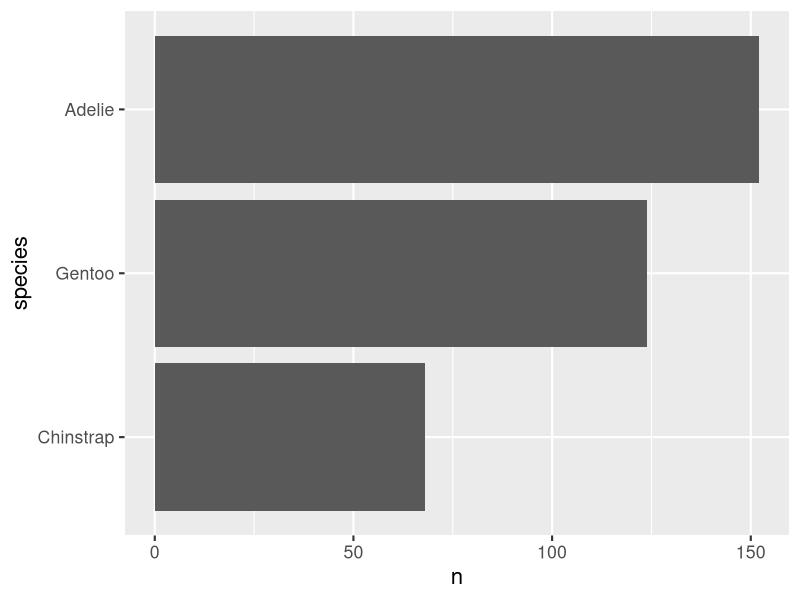
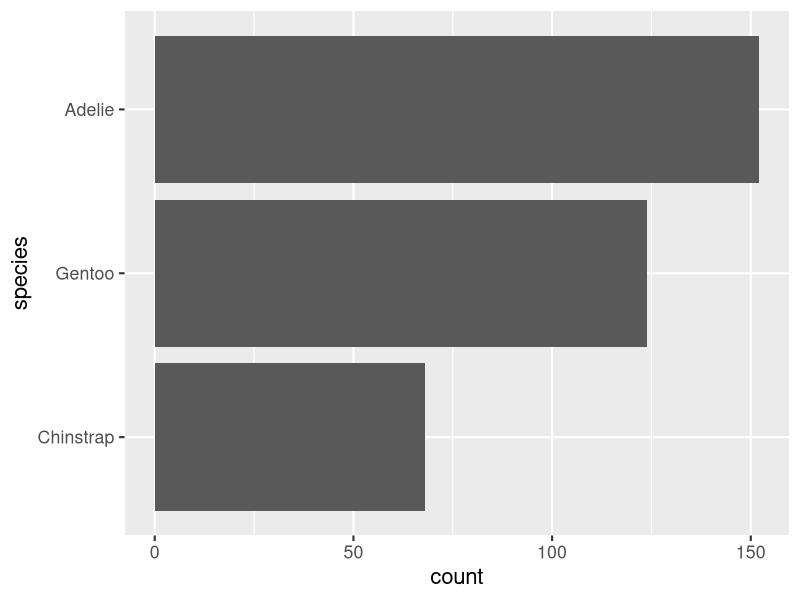

The R source for these figures, in order:
## ---- chunk 1
options(htmltools.dir.version = FALSE)
knitr::opts_chunk$set(comment = "")

library(tidyverse)
library(palmerpenguins)
# ggplot2 settings so plots scale well for slide size 
theme_set(theme_gray(16)) # 16 for full width, 18 for half width 
update_geom_defaults("point", list(size = 2)) # 2 for full width, 2.5 for half width
## ---- chunk 2

## ---- chunk 3

## ---- chunk 4
penguins %>%
  mutate(species = fct_relevel(species)) %>%
  slice(1:30) %>%   # get first 30 rows
  pull(species)     # pull out just the `species` column
## ---- chunk 5
penguins %>%
  mutate(species = fct_relevel(species, "Gentoo")) %>%
  slice(1:30) %>%   # get first 30 rows
  pull(species)     # pull out just the `species` column
## ---- chunk 6
penguins %>%
  mutate(species = fct_relevel(species, "Chinstrap", "Gentoo")) %>%
  slice(1:30) %>%   # get first 30 rows
  pull(species)     # pull out just the `species` column
## ---- chunk 7
penguins %>%
  mutate(species = fct_relevel(species, "Chinstrap", "Adelie", "Gentoo")) %>%
  slice(1:30) %>%   # get first 30 rows
  pull(species)     # pull out just the `species` column
## ---- chunk 8
penguins %>%
  mutate(species = fct_relevel(species, "Gentoo", "Chinstrap", "Adelie")) %>%
  slice(1:30) %>%   # get first 30 rows
  pull(species)     # pull out just the `species` column
## ---- chunk 9
# remove row names
x <- penguins %>%
  count(species)

row.names(x) <- NULL
x
## ---- chunk 10
penguins %>%
  count(species) %>%
  mutate(species = fct_reorder(species, n)) %>%
  pull(species)     # pull out just the `species` column
## ---- chunk 11

## ---- chunk 12
penguins %>%
  mutate(species = fct_reorder(species, species, length)) %>%
  slice(1:30) %>%   # get first 30 rows
  pull(species)     # pull out just the `species` column
## ---- chunk 13

## ---- chunk 14
# remove row names
x <- penguins %>%
  count(species) %>%
  mutate(species = fct_reorder(species, n))

row.names(x) <- NULL
x
## ---- chunk 15
penguins %>% 
  mutate(species = 
    fct_reorder(species, species, length))
## ---- chunk 16
penguins %>%
  count(species) %>%
  mutate(species = fct_reorder(species, n)) %>%
  ggplot(aes(n, species)) + geom_col()
## ---- chunk 17
penguins %>% 
  mutate(species = 
    fct_reorder(species, species, length)) %>%
  ggplot(aes(y = species)) + geom_bar()
